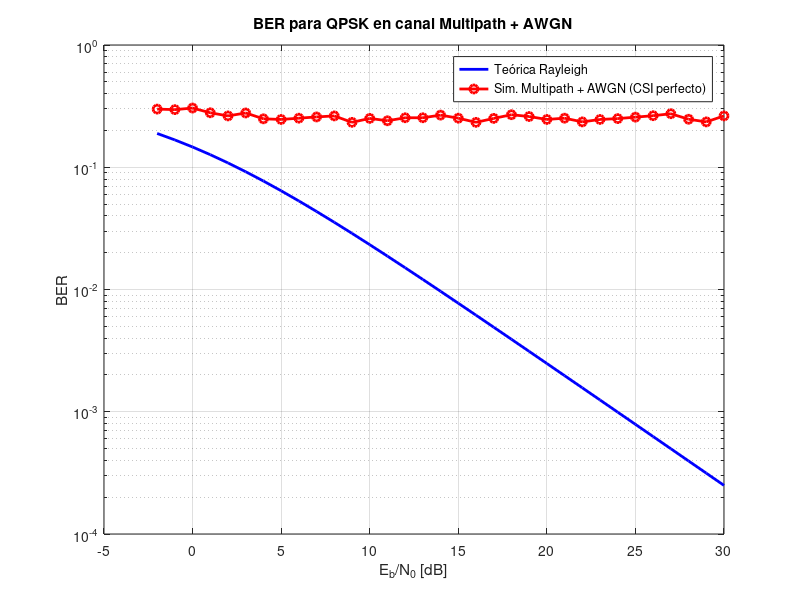
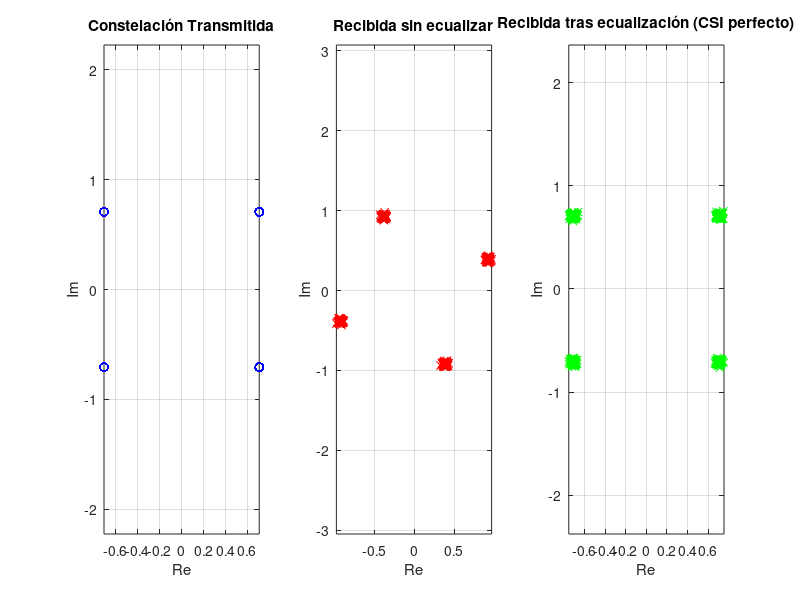

Reproduce these figures in MATLAB, in order.
clc; clear all; close all;

% Parámetros
num_bits = 1000;
k = 2; % bits por símbolo para QPSK
num_symbols = num_bits / k;
EbN0_dB = -2:1:30;
L = 1; % número de reflexiones
v_kmh = 0; fc = 700e6;
v = v_kmh / 3.6;
lambda = 3e8 / fc;
fd_max = v / lambda;
num_runs = 1;

% Mapeo QPSK (Gray)
mapping = [1+1j; -1+1j; -1-1j; 1-1j] / sqrt(2);
bit_map = [0 0; 0 1; 1 1; 1 0];

ber_total = zeros(1, length(EbN0_dB));

for idx = 1:length(EbN0_dB)
    EbN0 = 10^(EbN0_dB(idx)/10);
    N0 = 1/(2*k*EbN0);

    for run = 1:num_runs
        % Transmisión
        bits = randi([0 1], 1, num_bits);
        bit_pairs = reshape(bits, 2, []).';
        indices = bit_pairs(:,1)*2 + bit_pairs(:,2) + 1;
        symbols = mapping(indices).';

        t = linspace(0, 1, num_symbols);
        an = ones(1,L)/sqrt(L);
        thetan = 2*pi*rand(1,L);
        fDn = fd_max * cos(2*pi*rand(1,L));
        H = zeros(1,num_symbols);
        for l = 1:L
            H = H + an(l)*exp(1j*(thetan(l) - 2*pi*fDn(l)*t));
        end

        % Evitar divisiones por valores cercanos a cero
        H(abs(H) < 1e-3) = 1e-3;

        noise = sqrt(N0)*(randn(1,num_symbols) + 1j*randn(1,num_symbols));
        y = symbols .* H + noise;

        % Ecualización (CSI perfecto)
        y_eq = y ./ H;

        %figure;
        %plot(real(y_eq), imag(y_eq), 'gx');
        %title(['Constelación ecualizada - E_b/N_0 = ', num2str(EbN0_dB(idx)), ' dB']);
        %xlabel('Re'); ylabel('Im');
        %axis equal; grid on;


        % Detección
        decoded_bits = zeros(num_bits, 1);
        for n = 1:num_symbols
            distances = abs(y_eq(n) - mapping).^2; % Distancias al cuadrado
            [~, idx_min] = min(distances);         % Índice del símbolo más cercano
            decoded_bits(2*n-1:2*n) = bit_map(idx_min, :); % Recuperar los bits originales
        end


        ber_total(idx) = ber_total(idx) + sum(decoded_bits' ~= bits);
    end
end

%disp(ber_total)
% Normalización
ber_avg = ber_total / (num_runs * num_bits);
%disp(ber_avg)

% Teórica Rayleigh
EbN0_lin = 10.^(EbN0_dB/10);
ber_rayleigh_theory = 0.5*(1 - sqrt(EbN0_lin./(EbN0_lin+1)));

% Gráfica de BER
figure;
semilogy(EbN0_dB, ber_rayleigh_theory, 'b-', 'LineWidth', 2); hold on;
semilogy(EbN0_dB, ber_avg, 'ro-', 'LineWidth', 2);
grid on;
legend('Teórica Rayleigh', 'Sim. Multipath + AWGN (CSI perfecto)');
xlabel('E_b/N_0 [dB]'); ylabel('BER');
title('BER para QPSK en canal Multipath + AWGN');

% Constelaciones
bits = randi([0 1], 1, num_bits);
bit_pairs = reshape(bits, 2, []).';
indices = bit_pairs(:,1)*2 + bit_pairs(:,2) + 1;
symbols = mapping(indices).';

% Canal
t = linspace(0, 1, num_symbols);
an = ones(1,L)/sqrt(L);
thetan = 2*pi*rand(1,L);
fDn = fd_max * cos(2*pi*rand(1,L));
H = zeros(1,num_symbols);
for l = 1:L
    H = H + an(l)*exp(1j*(thetan(l) - 2*pi*fDn(l)*t));
end

% Evitar divisiones por cero en H
H(abs(H) < 1e-3) = 1e-3;

% Ruido y señal
snr_example_dB = 30;
N0 = 1/(2*k*10^(snr_example_dB/10));
noise = sqrt(N0)*(randn(1,num_symbols) + 1j*randn(1,num_symbols));
y_rx = symbols .* H + noise;
y_eq = y_rx ./ H;

% Gráficas de constelación
figure;
subplot(1,3,1); plot(real(symbols), imag(symbols), 'bo');
title('Constelación Transmitida'); axis equal; grid on;
xlabel('Re'); ylabel('Im');

subplot(1,3,2); plot(real(y_rx), imag(y_rx), 'rx');
title('Recibida sin ecualizar'); axis equal; grid on;
xlabel('Re'); ylabel('Im');

subplot(1,3,3); plot(real(y_eq), imag(y_eq), 'gx');
title('Recibida tras ecualización (CSI perfecto)');
axis equal; grid on; xlabel('Re'); ylabel('Im');
